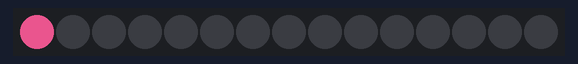
Simulated run of this sketch. Board: Arduino Uno, built for the host (arithmetic inside an expression is 32-bit, double 64-bit). On the bench: 15 RGB LEDs in strip order, left to right. Dim RGB values are drawn brighter than linear; random numbers use the default seed unless the sketch sets one.

Above: at 0.07 s.
At 5.04 s:
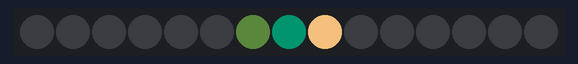
At 10.0 s:
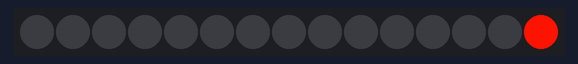
At 19.93 s:
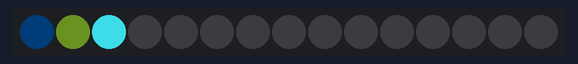
At 29.86 s:
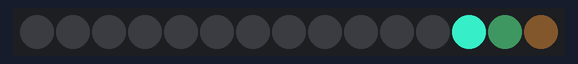
At 39.78 s:
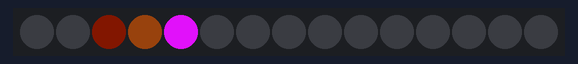

The sketch:

________LEDS_WS2811.ino
```cpp
#include "FastLED.h"
#define LED_COUNT 15
#define LED_PIN 8
CRGB strip[LED_COUNT];


void setup()
{
  FastLED.addLeds<WS2811, LED_PIN, RGB>(strip, LED_COUNT);
}

void loop(){

  for (int i = 0; i < LED_COUNT; i++){
    strip[i-2] = CRGB(random(255)/25,random(255)/25,random(255)/25);
    strip[i-1] = CRGB(random(255)/10,random(255)/10,random(255)/10);
    strip[i] = CRGB(random(255),random(255),random(255));
   // strip[i-3] = CRGB(random(255)/25,random(255)/25,random(255)/25);
    //strip[i-4] = CRGB(random(255)/40,random(255)/40,random(255)/40);
    FastLED.show();
    delay(70);
    strip[i-2] = CRGB::Black;
    strip[i-1] = CRGB::Black;
    strip[i] = CRGB::Black;
    ///strip[i-3] = CRGB::Black;
    //strip[i-4] = CRGB::Black;
    FastLED.show();
  }
  for (int i = LED_COUNT; i >0;  i--){
    strip[i+2] = CRGB(random(255)/25,random(255)/25,random(255)/25);
    strip[i+1] = CRGB(random(255)/10,random(255)/10,random(255)/10);
    strip[i] = CRGB(random(255),random(255),random(255));
    //strip[i-3] = CRGB(random(255)/25,random(255)/25,random(255)/25);
   // strip[i-4] = CRGB(random(255)/40,random(255)/40,random(255)/40);
    FastLED.show();
    delay(70);
    strip[i+2] = CRGB::Black;
    strip[i+1] = CRGB::Black;
    strip[i] = CRGB::Black;
   // strip[i-3] = CRGB::Black;
   // strip[i-4] = CRGB::Black;
    FastLED.show();
  }

}
```
